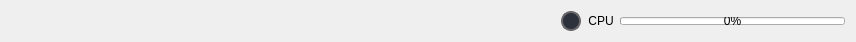
        <widget class="QFrame" name="bottomFrame">
         <property name="maximumSize">
          <size>
           <width>16777215</width>
           <height>40</height>
          </size>
         </property>
         <property name="frameShape">
          <enum>QFrame::NoFrame</enum>
         </property>
         <property name="frameShadow">
          <enum>QFrame::Plain</enum>
         </property>
         <layout class="QHBoxLayout" name="horizontalLayout_3">
          <item>
           <widget class="QFrame" name="frame_2">
            <property name="frameShape">
             <enum>QFrame::StyledPanel</enum>
            </property>
            <property name="frameShadow">
             <enum>QFrame::Raised</enum>
            </property>
           </widget>
          </item>
          <item>
           <spacer name="Hspacer">
            <property name="orientation">
             <enum>Qt::Horizontal</enum>
            </property>
            <property name="sizeHint" stdset="0">
             <size>
              <width>544</width>
              <height>19</height>
             </size>
            </property>
           </spacer>
          </item>
          <item>
           <widget class="QRadioButton" name="bottomFrame_checkBox_cpuToggle">
            <property name="maximumSize">
             <size>
              <width>21</width>
              <height>21</height>
             </size>
            </property>
            <property name="cursor">
             <cursorShape>PointingHandCursor</cursorShape>
            </property>
            <property name="toolTip">
             <string>Toggle CpuUsage</string>
            </property>
            <property name="styleSheet">
             <string notr="true">QRadioButton::indicator {
    border: 2px solid rgb(103, 103, 103);
	width: 16px;
	height: 16px;
	border-radius: 10px;
    background: rgb(44, 49, 60);
}
QRadioButton::indicator:hover {
    border: 2px solid rgb(141, 141, 141);
}
QRadioButton::indicator:checked {
    background: 3px solid rgb(186, 251, 0);
}</string>
            </property>
            <property name="text">
             <string/>
            </property>
           </widget>
          </item>
          <item>
           <widget class="QLabel" name="label_11">
            <property name="sizePolicy">
             <sizepolicy hsizetype="Fixed" vsizetype="Fixed">
              <horstretch>0</horstretch>
              <verstretch>0</verstretch>
             </sizepolicy>
            </property>
            <property name="maximumSize">
             <size>
              <width>16777215</width>
              <height>20</height>
             </size>
            </property>
            <property name="styleSheet">
             <string notr="true"/>
            </property>
            <property name="text">
             <string>CPU</string>
            </property>
            <property name="alignment">
             <set>Qt::AlignCenter</set>
            </property>
           </widget>
          </item>
          <item>
           <widget class="QProgressBar" name="CPUprogressBar">
            <property name="sizePolicy">
             <sizepolicy hsizetype="Preferred" vsizetype="Fixed">
              <horstretch>0</horstretch>
              <verstretch>0</verstretch>
             </sizepolicy>
            </property>
            <property name="minimumSize">
             <size>
              <width>225</width>
              <height>8</height>
             </size>
            </property>
            <property name="maximumSize">
             <size>
              <width>225</width>
              <height>8</height>
             </size>
            </property>
            <property name="styleSheet">
             <string notr="true"/>
            </property>
            <property name="minimum">
             <number>0</number>
            </property>
            <property name="maximum">
             <number>100</number>
            </property>
            <property name="value">
             <number>0</number>
            </property>
            <property name="textVisible">
             <bool>true</bool>
            </property>
            <property name="invertedAppearance">
             <bool>false</bool>
            </property>
            <property name="textDirection">
             <enum>QProgressBar::TopToBottom</enum>
            </property>
            <property name="format">
             <string>%p%</string>
            </property>
           </widget>
          </item>
         </layout>
        </widget>
